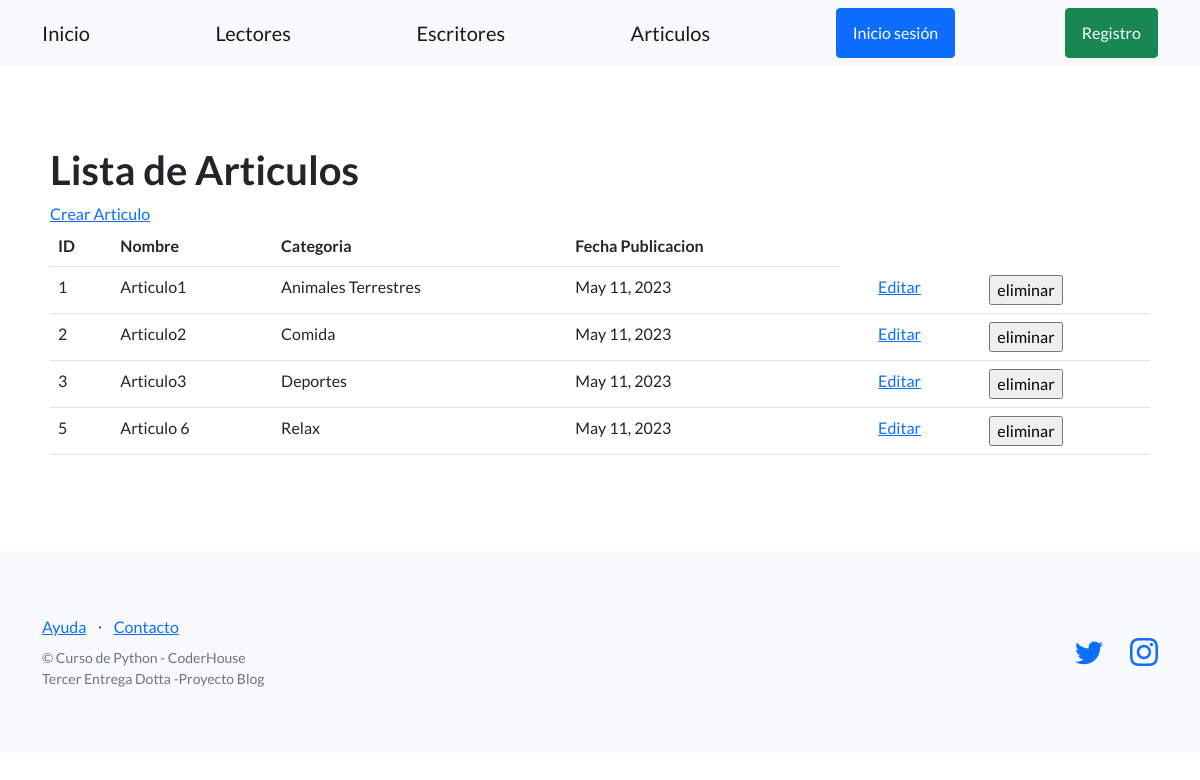
Page /usuarios/articulos/ on the committed database.
### control_usuarios/models.py (models this page shows, shortened)
class Articulo(models.Model):
    nombre = models.CharField(max_length=256)
    codigo = models.CharField(max_length=20)
    categoria = models.CharField(max_length=256)
    fecha_publicacion = models.DateField(null=True)

### control_usuarios/views.py (the view)
# urls.py: path('articulos/', listar_articulos, name= "listar_articulos"),
def listar_articulos(request):
    contexto = {
        "articulos": Articulo.objects.all()
    }
    http_response = render(
        request=request,
        template_name='control_usuarios/lista_articulos.html',
        context=contexto,
    )
    return http_response

### control_usuarios/templates/control_usuarios/lista_articulos.html (shortened to what this page needs)
{% extends "control_usuarios/base.html" %}
{% block contenido %}
<section>
  <div>
    <h1>Lista de Articulos</h1>
    <a href="{% url 'crear_articulo' %}">Crear Articulo</a>
    <table class="table">
      <tbody>
        <tr>
          <th>ID</th>
          <th>Nombre</th>
          <th>Categoria</th>
          <th>Fecha Publicacion</th>
        </tr>
        {% for articulo in articulos %}
        <tr>
          <td>{{ articulo.id }}</td>
          <td>{{ articulo.nombre }}</td>
          <td>{{ articulo.categoria }}</td>
          <td>{{ articulo.fecha_publicacion }}</td>
          <td>
          <td>
            <a href={%url 'editar_articulo' articulo.id %}>Editar</a>
          </td>
          <td>
            <form action="{% url 'eliminar_articulo' articulo.id %}" method="post">
              <input type="submit" value="eliminar"/>
            </form>
          </td>
        </tr>
        {% endfor %}
      </tbody>
    </table>
  </div>
</section>
{% endblock contenido %}

### rows in the picture
Articulo: id "1", nombre "Articulo1", categoria "Animales Terrestres", fecha_publicacion "May 11, 2023"
Articulo: id "2", nombre "Articulo2", categoria "Comida", fecha_publicacion "May 11, 2023"
Articulo: id "3", nombre "Articulo3", categoria "Deportes", fecha_publicacion "May 11, 2023"
Articulo: id "5", nombre "Articulo 6", categoria "Relax", fecha_publicacion "May 11, 2023"
